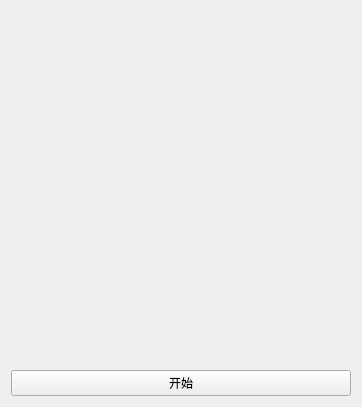
<?xml version="1.0" encoding="UTF-8"?>
<ui version="4.0">
 <class>Form</class>
 <widget class="QWidget" name="Form">
  <property name="geometry">
   <rect>
    <x>0</x>
    <y>0</y>
    <width>362</width>
    <height>407</height>
   </rect>
  </property>
  <property name="windowTitle">
   <string>自定义动态plot演示</string>
  </property>
  <layout class="QVBoxLayout" name="verticalLayout">
   <item>
    <widget class="myQMatplot" name="myWaveform" native="true"/>
   </item>
   <item>
    <widget class="QPushButton" name="btnStart">
     <property name="text">
      <string>开始</string>
     </property>
    </widget>
   </item>
  </layout>
 </widget>
 <customwidgets>
  <customwidget>
   <class>myQMatplot</class>
   <extends>QWidget</extends>
   <header location="global">myMatplot</header>
   <container>1</container>
  </customwidget>
 </customwidgets>
 <resources/>
 <connections/>
</ui>
